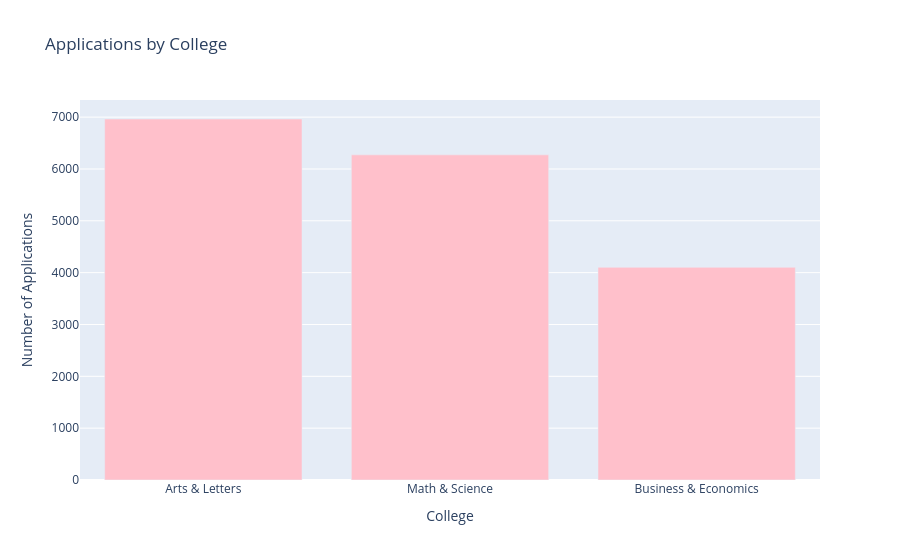

This figure's notebook cell:
### Code cell
#task 1: Bar Plot & compare number of appilcations by each college 
college_counts= df['College'].value_counts()

#Matplotlib
plt.figure(figsize=(8,5))
plt.bar(college_counts.index, college_counts.values, color=['blue','green','red'])
plt.title('Applications by College')
plt.xlabel('College')
plt.ylabel('Number of Applications')
plt.show()

#Seaborn 
plt.figure(figsize=(8,5))
sns.countplot(data=df, x='College')
plt.title('Applications by College')
plt.show()

#Plotly Express
college_counts = df['College'].value_counts()

fig = px.bar(
    x=college_counts.index,
    y=college_counts.values,
    color_discrete_sequence=['pink'],
    title='Applications by College',
    labels={'x': 'College',
            'y': 'Number of Applications'}
)
fig.show()
#college with most applications
print(df["College"].value_counts())
#the college with the most applications is Arts & Letters with 6964 applicants

### Figure 1 — Plotly figure (JSON) as saved in the notebook; plotly's stock layout.template omitted (floating-point values rounded to 4 significant figures)
{"data": [{"hovertemplate": "College=%{x}<br>Number of Applications=%{y}<extra></extra>", "legendgroup": "", "marker": {"color": "pink", "pattern": {"shape": ""}}, "name": "", "orientation": "v", "showlegend": false, "textposition": "auto", "type": "bar", "x": ["Arts & Letters", "Math & Science", "Business & Economics"], "xaxis": "x", "y": [6964, 6272, 4103], "yaxis": "y"}], "layout": {"barmode": "relative", "legend": {"tracegroupgap": 0}, "title": {"text": "Applications by College"}, "xaxis": {"anchor": "y", "domain": [0, 1], "title": {"text": "College"}}, "yaxis": {"anchor": "x", "domain": [0, 1], "title": {"text": "Number of Applications"}}}}
